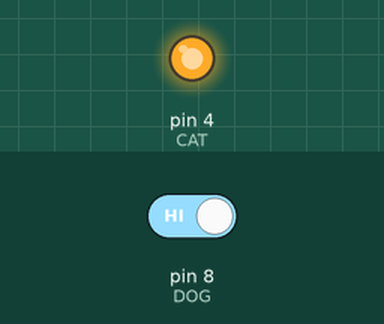
Recording of a sketch running on a simulated Arduino Uno, built with avr-gcc and run on an emulated ATmega328P. On the bench: output pins drawn as LEDs (lit = HIGH). The test bench sets the inputs (shaded band); at power-on: pin 8 (DOG) HIGH.

Above: at 1.2 s.
1.3 s: pin 8 (DOG) driven LOW
At 1.6 s:
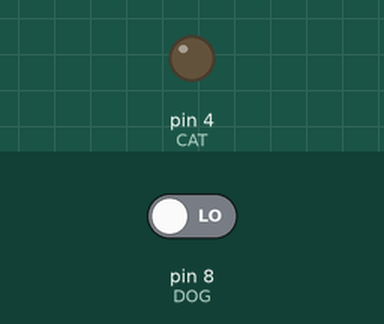
2.8 s: pin 8 (DOG) driven HIGH
At 4.0 s:
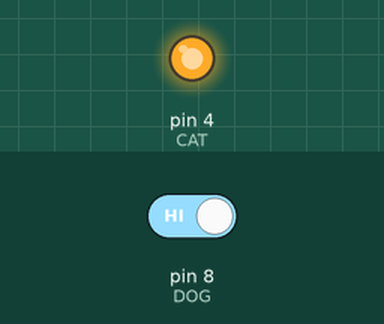
Timing chart, 0 to 5.8 s (numbered marks = the images above; inputs shaded):
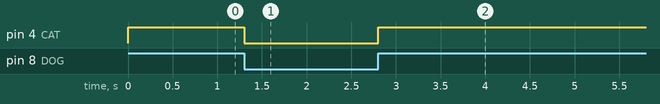

The sketch:

Practica6.ino
```cpp
int estado=0;
int DOG=8;
int CAT=4;


void setup() {
  // put your setup code here, to run once:
pinMode(DOG,INPUT);
pinMode (CAT,OUTPUT);
}

void loop() {
  // put your main code here, to run repeatedly:
estado= digitalRead (DOG);
if (estado == LOW){
digitalWrite(CAT,LOW);


}
else  {
digitalWrite(CAT,HIGH);
}
}
```

Measured:
- after the input at 1.3 s, pin 4 (CAT): HIGH → LOW at once
- after the input at 2.8 s, pin 4 (CAT): LOW → HIGH at once
